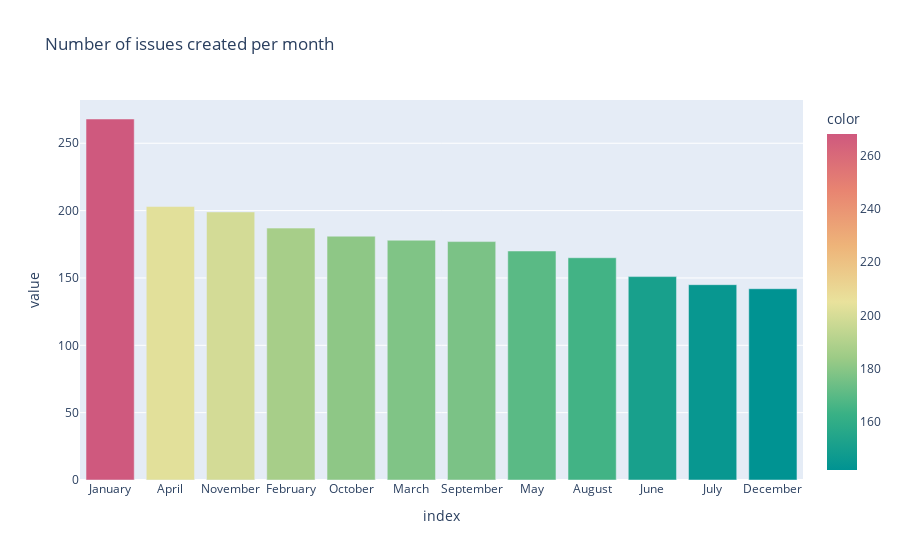

The cell this chart's notebook holds for it:
### Code cell
# Analyzing the Creation Months of Issues

# Compute the value counts for 'created_month_name' column
value_counts = df_issues['created_month_name'].value_counts()

# Create a bar plot using plotly
fig = px.bar(value_counts, orientation='v', title='Number of issues created per month', color=value_counts.values, color_continuous_scale='Temps')

# Show the plot
fig.show()

### Figure 1 — Plotly figure (JSON) as saved in the notebook; plotly's stock layout.template omitted (floating-point values rounded to 4 significant figures)
{"data": [{"alignmentgroup": "True", "hovertemplate": "index=%{x}<br>value=%{y}<br>color=%{marker.color}<extra></extra>", "legendgroup": "", "marker": {"color": [268, 203, 199, 187, 181, 178, 177, 170, 165, 151, 145, 142], "coloraxis": "coloraxis", "pattern": {"shape": ""}}, "name": "", "offsetgroup": "", "orientation": "v", "showlegend": false, "textposition": "auto", "type": "bar", "x": ["January", "April", "November", "February", "October", "March", "September", "May", "August", "June", "July", "December"], "xaxis": "x", "y": [268, 203, 199, 187, 181, 178, 177, 170, 165, 151, 145, 142], "yaxis": "y"}], "layout": {"barmode": "relative", "coloraxis": {"colorbar": {"title": {"text": "color"}}, "colorscale": [[0, "rgb(0, 147, 146)"], [0.1667, "rgb(57, 177, 133)"], [0.3333, "rgb(156, 203, 134)"], [0.5, "rgb(233, 226, 156)"], [0.6667, "rgb(238, 180, 121)"], [0.8333, "rgb(232, 132, 113)"], [1, "rgb(207, 89, 126)"]]}, "legend": {"tracegroupgap": 0}, "title": {"text": "Number of issues created per month"}, "xaxis": {"anchor": "y", "domain": [0, 1], "title": {"text": "index"}}, "yaxis": {"anchor": "x", "domain": [0, 1], "title": {"text": "value"}}}}
